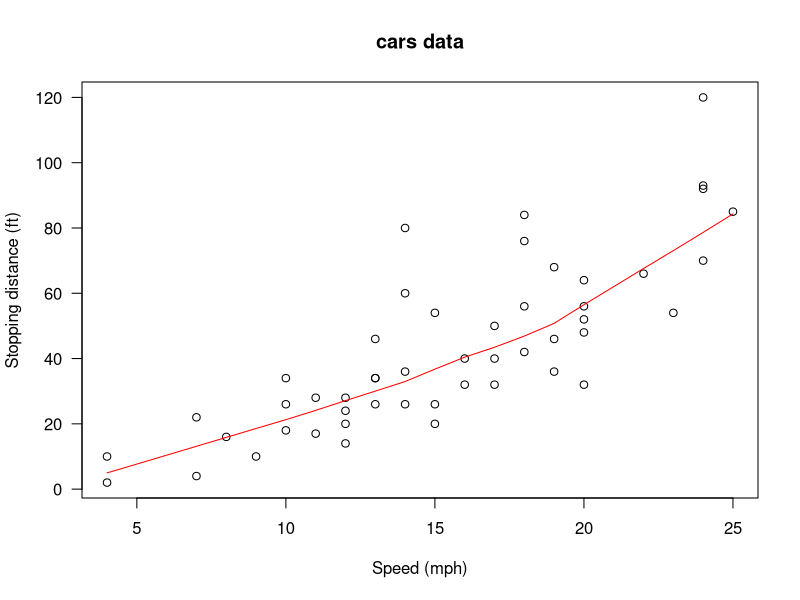
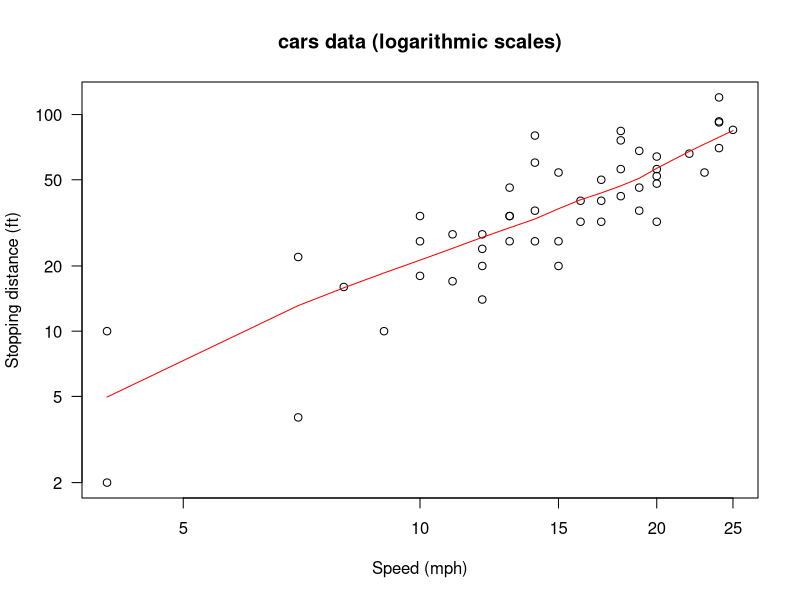
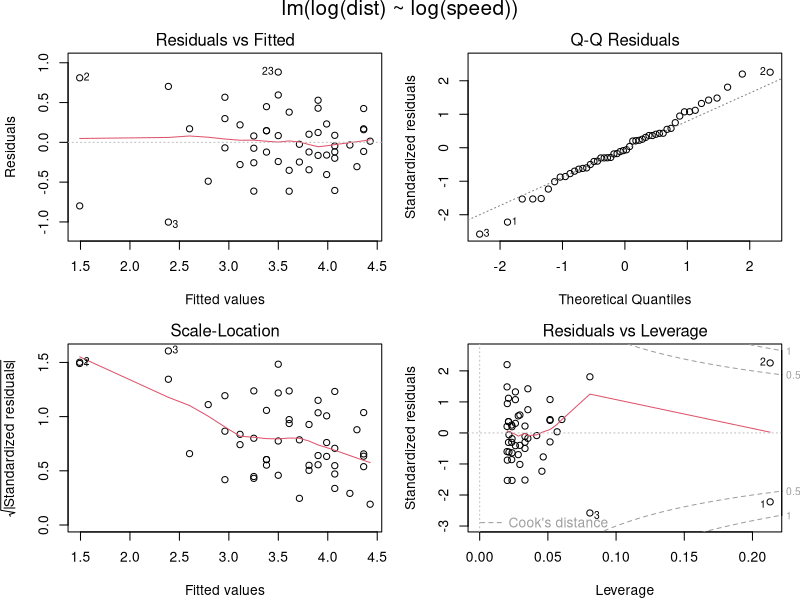

Source code (R) for these figures, in order:
## ---- chunk 1
knitr::opts_chunk$set(collapse = TRUE)
## ---- chunk 2
summary(cars)
fit <- lm(dist ~ speed, data = cars)
fit
require(stats); require(graphics)
plot(cars, xlab = "Speed (mph)", ylab = "Stopping distance (ft)",
     las = 1)
lines(lowess(cars$speed, cars$dist, f = 2/3, iter = 3), col = "red")
title(main = "cars data")
plot(cars, xlab = "Speed (mph)", ylab = "Stopping distance (ft)",
     las = 1, log = "xy")
title(main = "cars data (logarithmic scales)")
lines(lowess(cars$speed, cars$dist, f = 2/3, iter = 3), col = "red")
summary(fm1 <- lm(log(dist) ~ log(speed), data = cars))
opar <- par(mfrow = c(2, 2), oma = c(0, 0, 1.1, 0),
            mar = c(4.1, 4.1, 2.1, 1.1))
plot(fm1)
par(opar)
